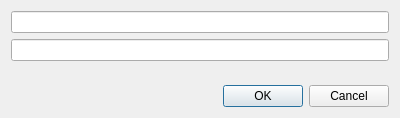
<?xml version="1.0" encoding="UTF-8"?>
<ui version="4.0">
 <class>EditDialog</class>
 <widget class="QDialog" name="EditDialog">
  <property name="geometry">
   <rect>
    <x>0</x>
    <y>0</y>
    <width>400</width>
    <height>118</height>
   </rect>
  </property>
  <property name="windowTitle">
   <string>Dialog</string>
  </property>
  <layout class="QGridLayout" name="gridLayout">
   <item row="0" column="0">
    <layout class="QVBoxLayout" name="verticalLayout">
     <item>
      <widget class="QLineEdit" name="nameEdit"/>
     </item>
     <item>
      <widget class="QLineEdit" name="numberEdit"/>
     </item>
    </layout>
   </item>
   <item row="1" column="0">
    <spacer name="verticalSpacer">
     <property name="orientation">
      <enum>Qt::Vertical</enum>
     </property>
     <property name="sizeHint" stdset="0">
      <size>
       <width>20</width>
       <height>14</height>
      </size>
     </property>
    </spacer>
   </item>
   <item row="2" column="0">
    <widget class="QDialogButtonBox" name="buttonBox">
     <property name="orientation">
      <enum>Qt::Horizontal</enum>
     </property>
     <property name="standardButtons">
      <set>QDialogButtonBox::Cancel|QDialogButtonBox::Ok</set>
     </property>
    </widget>
   </item>
  </layout>
 </widget>
 <resources/>
 <connections>
  <connection>
   <sender>buttonBox</sender>
   <signal>accepted()</signal>
   <receiver>EditDialog</receiver>
   <slot>accept()</slot>
   <hints>
    <hint type="sourcelabel">
     <x>248</x>
     <y>254</y>
    </hint>
    <hint type="destinationlabel">
     <x>157</x>
     <y>274</y>
    </hint>
   </hints>
  </connection>
  <connection>
   <sender>buttonBox</sender>
   <signal>rejected()</signal>
   <receiver>EditDialog</receiver>
   <slot>reject()</slot>
   <hints>
    <hint type="sourcelabel">
     <x>316</x>
     <y>260</y>
    </hint>
    <hint type="destinationlabel">
     <x>286</x>
     <y>274</y>
    </hint>
   </hints>
  </connection>
 </connections>
</ui>
